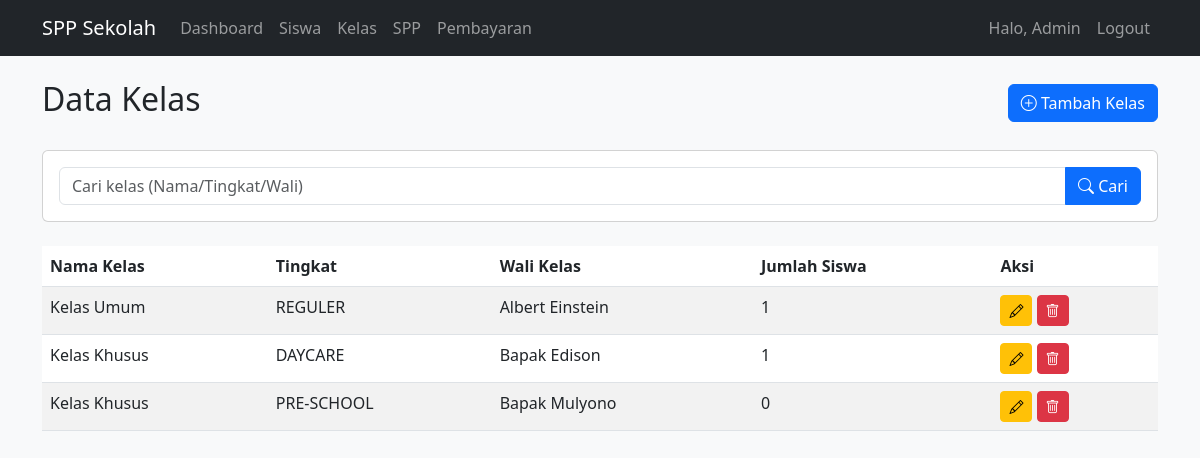
The app's page /kelas (signed in) with its own data.
### app.py (models this page shows, shortened)
class User(UserMixin, db.Model):
    id = db.Column(db.Integer, primary_key=True)
    username = db.Column(db.String(50), unique=True, nullable=False)
    password = db.Column(db.String(100), nullable=False)
    nama_lengkap = db.Column(db.String(100), nullable=False)
    level = db.Column(db.String(20), nullable=False, default='admin')

class Kelas(db.Model):
    id = db.Column(db.Integer, primary_key=True)
    nama_kelas = db.Column(db.String(50), nullable=False)
    tingkat = db.Column(db.String(10)) # Contoh: 'Daycare', 'Preschool', 'TK A', 'TK B'
    wali_kelas = db.Column(db.String(100))
    keterangan = db.Column(db.Text) ##

### app.py (the view)
@app.route('/kelas')
@login_required
def kelas():
    if current_user.level != 'admin': # Jika user bukan admin
        return redirect(url_for('logout')) # Alihkan ke logout
    keyword = request.args.get('search', '')
    if keyword:
        data_kelas = Kelas.search(keyword)
    else:
        data_kelas = Kelas.query.all()
    for k in data_kelas:
        k.jumlah_siswa = len(k.siswa_list)
    return render_template('kelas.html', kelas=data_kelas, keyword=keyword)

### app.py (called while the page is built)
@login_manager.user_loader # Fungsi untuk memuat user saat login
def load_user(user_id): # Mengambil user berdasarkan ID yang diberikan dari database (SQLAlchemy)
    return User.query.get(int(user_id)) # Mengambil user berdasarkan ID yang diberikan dari database (SQLAlchemy)

### templates/kelas.html (shortened to what this page needs)
{% extends "base.html" %}
{% block content %}
<div class="d-flex justify-content-between align-items-center mb-4">
    <h2>Data Kelas</h2>
    <a href="{{ url_for('tambah_kelas') }}" class="btn btn-primary">
        <i class="bi bi-plus-circle"></i> Tambah Kelas
    </a>
</div>
<div class="card mb-4">
    <div class="card-body">
        <form method="GET" action="{{ url_for('kelas') }}">
            <div class="input-group">
                <input type="text" class="form-control" name="search"
                       placeholder="Cari kelas (Nama/Tingkat/Wali)" value="{{ keyword }}">
                <button class="btn btn-primary" type="submit">
                    <i class="bi bi-search"></i> Cari
                </button>
            </div>
        </form>
    </div>
</div>
<div class="table-responsive">
    <table class="table table-striped">
        <thead>
            <tr>
                <th>Nama Kelas</th>
                <th>Tingkat</th>
                <th>Wali Kelas</th>
                <th>Jumlah Siswa</th>
                <th>Aksi</th>
            </tr>
        </thead>
        <tbody>
            {% for k in kelas %}
            <tr>
                <td>{{ k.nama_kelas }}</td>
                <td>{{ k.tingkat }}</td>
                <td>{{ k.wali_kelas }}</td>
                <td>{{ k.jumlah_siswa }}</td>
                <td>
                    <a href="{{ url_for('edit_kelas', id=k.id) }}" class="btn btn-sm btn-warning">
                        <i class="bi bi-pencil"></i>
                    </a>
                    <form action="{{ url_for('hapus_kelas', id=k.id) }}" method="POST" style="display: inline;">
                        <button type="submit" class="btn btn-sm btn-danger" onclick="return confirm('Hapus kelas ini?')">
                            <i class="bi bi-trash"></i>
                        </button>
                    </form>
                </td>
            </tr>
            {% endfor %}
        </tbody>
    </table>
</div>
{% endblock %}

### templates/base.html (shortened to what this page needs)
<!DOCTYPE html>
<html lang="en">
<head>
    <link href="https://cdn.jsdelivr.net/npm/bootstrap@5.3.0/dist/css/bootstrap.min.css" rel="stylesheet">
    <link rel="stylesheet" href="https://cdn.jsdelivr.net/npm/bootstrap-icons@1.8.0/font/bootstrap-icons.css">
</head>
<body>
    <nav class="navbar navbar-expand-lg navbar-dark bg-dark">
        <div class="container">
            <a class="navbar-brand" href="#">SPP Sekolah</a>
            <div class="collapse navbar-collapse" id="navbarNav">
                <ul class="navbar-nav me-auto">
                    <li class="nav-item">
                        <a class="nav-link" href="{{ url_for('dashboard') }}">Dashboard</a>
                    </li>
                    <li class="nav-item">
                        <a class="nav-link" href="{{ url_for('siswa') }}">Siswa</a>
                    </li>
                    <li class="nav-item">
                        <a class="nav-link" href="{{ url_for('kelas') }}">Kelas</a>
                    </li>
                    <li class="nav-item">
                        <a class="nav-link" href="{{ url_for('spp') }}">SPP</a>
                    </li>
                    <li class="nav-item">
                        <a class="nav-link" href="{{ url_for('pembayaran') }}">Pembayaran</a>
                    </li>
                </ul>
                <ul class="navbar-nav">
                    <li class="nav-item">
                        <span class="nav-link">Halo, {{ current_user.nama_lengkap }}</span>
                    </li>
                    <li class="nav-item">
                        <a class="nav-link" href="{{ url_for('logout') }}">Logout</a>
                    </li>
                </ul>
            </div>
        </div>
    </nav>
    <div class="container mt-4">
        {% block content %}{% endblock %}
    </div>
</body>
</html>

### templates/base.html (style rules this page uses)
body { background-color: #f8f9fa; }

### records on screen
User: nama_lengkap "Admin"
Kelas: nama_kelas "Kelas Umum", tingkat "REGULER", wali_kelas "Albert Einstein", jumlah_siswa "1"
Kelas: nama_kelas "Kelas Khusus", tingkat "DAYCARE", wali_kelas "Bapak Edison", jumlah_siswa "1"
Kelas: nama_kelas "Kelas Khusus", tingkat "PRE-SCHOOL", wali_kelas "Bapak Mulyono", jumlah_siswa "0"
